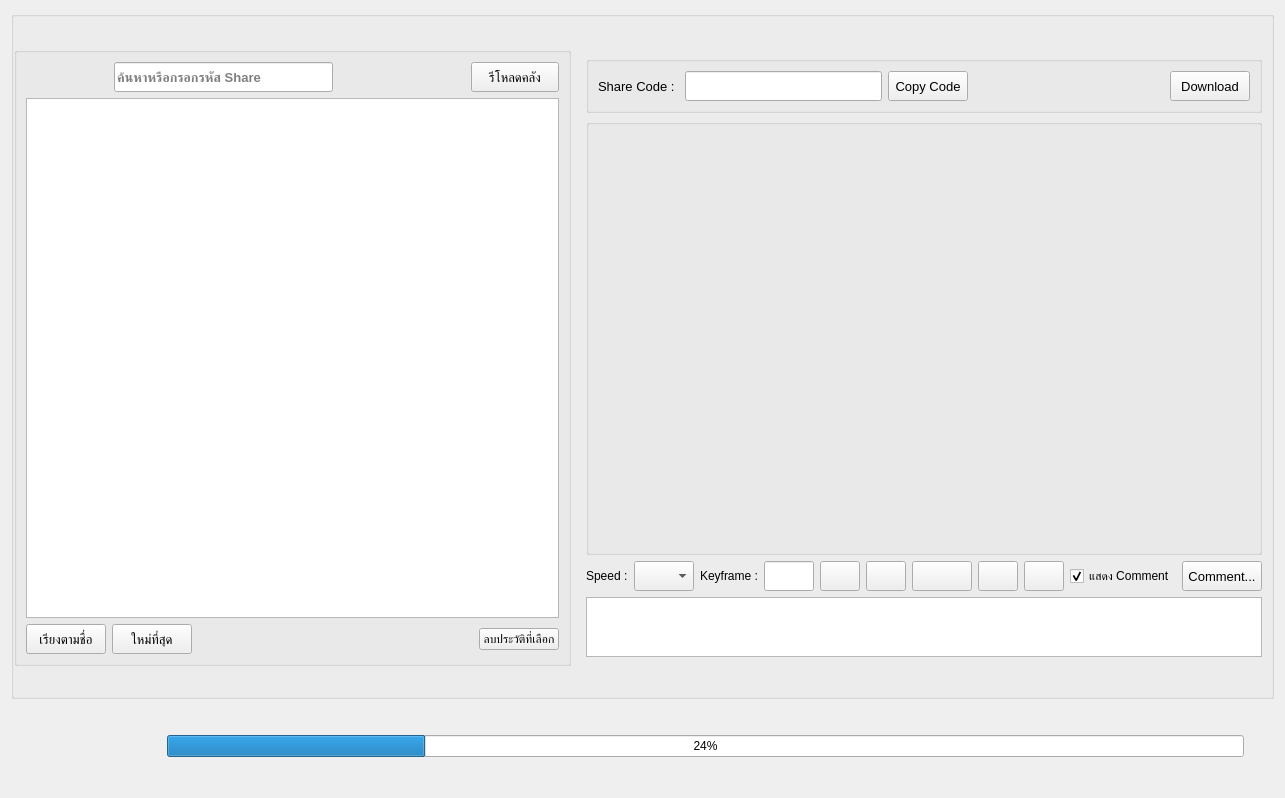
<?xml version="1.0" encoding="UTF-8"?>
<ui version="4.0">
 <class>Form</class>
 <widget class="QWidget" name="Form">
  <property name="geometry">
   <rect>
    <x>0</x>
    <y>0</y>
    <width>1285</width>
    <height>798</height>
   </rect>
  </property>
  <property name="windowTitle">
   <string>Form</string>
  </property>
  <layout class="QGridLayout" name="gridLayout_9" rowstretch="10,0">
   <item row="0" column="0">
    <widget class="QGroupBox" name="groupBox_3">
     <property name="title">
      <string/>
     </property>
     <layout class="QGridLayout" name="gridLayout_5" columnstretch="2,2">
      <property name="leftMargin">
       <number>0</number>
      </property>
      <property name="topMargin">
       <number>30</number>
      </property>
      <property name="rightMargin">
       <number>0</number>
      </property>
      <property name="bottomMargin">
       <number>30</number>
      </property>
      <item row="0" column="1">
       <widget class="QWidget" name="widget_3" native="true">
        <layout class="QGridLayout" name="gridLayout_2">
         <item row="2" column="0">
          <widget class="QPlainTextEdit" name="plainTextEdit_comment">
           <property name="maximumSize">
            <size>
             <width>16777215</width>
             <height>60</height>
            </size>
           </property>
           <property name="readOnly">
            <bool>true</bool>
           </property>
          </widget>
         </item>
         <item row="0" column="0">
          <widget class="QGroupBox" name="groupBox_5">
           <property name="title">
            <string/>
           </property>
           <property name="alignment">
            <set>Qt::AlignRight|Qt::AlignTrailing|Qt::AlignVCenter</set>
           </property>
           <layout class="QGridLayout" name="gridLayout_7" columnstretch="0,0,0,0,0,0,0,0">
            <item row="0" column="7">
             <widget class="QPushButton" name="pushButton_get_video">
              <property name="minimumSize">
               <size>
                <width>0</width>
                <height>30</height>
               </size>
              </property>
              <property name="font">
               <font>
                <pointsize>10</pointsize>
               </font>
              </property>
              <property name="text">
               <string>Download</string>
              </property>
             </widget>
            </item>
            <item row="0" column="3">
             <spacer name="horizontalSpacer_8">
              <property name="orientation">
               <enum>Qt::Horizontal</enum>
              </property>
              <property name="sizeHint" stdset="0">
               <size>
                <width>40</width>
                <height>20</height>
               </size>
              </property>
             </spacer>
            </item>
            <item row="0" column="2">
             <widget class="QPushButton" name="pushButton_copy_clipboard">
              <property name="minimumSize">
               <size>
                <width>0</width>
                <height>30</height>
               </size>
              </property>
              <property name="font">
               <font>
                <pointsize>10</pointsize>
               </font>
              </property>
              <property name="text">
               <string>Copy Code</string>
              </property>
             </widget>
            </item>
            <item row="0" column="1">
             <widget class="QLineEdit" name="lineEdit_copy_code">
              <property name="minimumSize">
               <size>
                <width>0</width>
                <height>30</height>
               </size>
              </property>
              <property name="font">
               <font>
                <pointsize>10</pointsize>
                <weight>75</weight>
                <bold>true</bold>
               </font>
              </property>
              <property name="readOnly">
               <bool>true</bool>
              </property>
             </widget>
            </item>
            <item row="0" column="0">
             <widget class="QLabel" name="label_2">
              <property name="font">
               <font>
                <pointsize>10</pointsize>
               </font>
              </property>
              <property name="text">
               <string>Share Code : </string>
              </property>
             </widget>
            </item>
           </layout>
          </widget>
         </item>
         <item row="1" column="0">
          <layout class="QVBoxLayout" name="verticalLayout_3">
           <item>
            <layout class="QVBoxLayout" name="verticalLayout_2" stretch="10,0">
             <item>
              <widget class="QGroupBox" name="groupBox_playblast_viewer">
               <property name="title">
                <string/>
               </property>
              </widget>
             </item>
             <item>
              <layout class="QHBoxLayout" name="horizontalLayout_6">
               <item>
                <widget class="QLabel" name="label_4">
                 <property name="text">
                  <string>Speed :</string>
                 </property>
                </widget>
               </item>
               <item>
                <widget class="QComboBox" name="comboBox_speed">
                 <property name="minimumSize">
                  <size>
                   <width>60</width>
                   <height>30</height>
                  </size>
                 </property>
                </widget>
               </item>
               <item>
                <widget class="QLabel" name="label_5">
                 <property name="text">
                  <string>Keyframe :</string>
                 </property>
                </widget>
               </item>
               <item>
                <widget class="QLineEdit" name="lineEdit_keyframe">
                 <property name="minimumSize">
                  <size>
                   <width>50</width>
                   <height>30</height>
                  </size>
                 </property>
                 <property name="maximumSize">
                  <size>
                   <width>50</width>
                   <height>16777215</height>
                  </size>
                 </property>
                </widget>
               </item>
               <item>
                <spacer name="horizontalSpacer_4">
                 <property name="orientation">
                  <enum>Qt::Horizontal</enum>
                 </property>
                 <property name="sizeHint" stdset="0">
                  <size>
                   <width>40</width>
                   <height>20</height>
                  </size>
                 </property>
                </spacer>
               </item>
               <item>
                <widget class="QPushButton" name="pushButton_previous_comment">
                 <property name="minimumSize">
                  <size>
                   <width>40</width>
                   <height>30</height>
                  </size>
                 </property>
                 <property name="text">
                  <string/>
                 </property>
                </widget>
               </item>
               <item>
                <widget class="QPushButton" name="pushButton_previous_frame">
                 <property name="minimumSize">
                  <size>
                   <width>40</width>
                   <height>30</height>
                  </size>
                 </property>
                 <property name="text">
                  <string/>
                 </property>
                </widget>
               </item>
               <item>
                <widget class="QPushButton" name="pushButton_play">
                 <property name="minimumSize">
                  <size>
                   <width>60</width>
                   <height>30</height>
                  </size>
                 </property>
                 <property name="text">
                  <string/>
                 </property>
                </widget>
               </item>
               <item>
                <widget class="QPushButton" name="pushButton_next_frame">
                 <property name="minimumSize">
                  <size>
                   <width>40</width>
                   <height>30</height>
                  </size>
                 </property>
                 <property name="text">
                  <string/>
                 </property>
                </widget>
               </item>
               <item>
                <widget class="QPushButton" name="pushButton_next_comment">
                 <property name="minimumSize">
                  <size>
                   <width>40</width>
                   <height>30</height>
                  </size>
                 </property>
                 <property name="text">
                  <string/>
                 </property>
                </widget>
               </item>
               <item>
                <widget class="QCheckBox" name="checkBox_display_comment_overlay">
                 <property name="text">
                  <string>แสดง Comment</string>
                 </property>
                 <property name="checked">
                  <bool>true</bool>
                 </property>
                </widget>
               </item>
               <item>
                <spacer name="horizontalSpacer_5">
                 <property name="orientation">
                  <enum>Qt::Horizontal</enum>
                 </property>
                 <property name="sizeHint" stdset="0">
                  <size>
                   <width>40</width>
                   <height>20</height>
                  </size>
                 </property>
                </spacer>
               </item>
               <item>
                <widget class="QPushButton" name="pushButton_comment">
                 <property name="minimumSize">
                  <size>
                   <width>0</width>
                   <height>30</height>
                  </size>
                 </property>
                 <property name="font">
                  <font>
                   <pointsize>10</pointsize>
                  </font>
                 </property>
                 <property name="text">
                  <string>Comment...</string>
                 </property>
                </widget>
               </item>
              </layout>
             </item>
            </layout>
           </item>
          </layout>
         </item>
        </layout>
       </widget>
      </item>
      <item row="0" column="0">
       <widget class="QGroupBox" name="groupBox_2">
        <property name="title">
         <string/>
        </property>
        <layout class="QGridLayout" name="gridLayout_3">
         <item row="4" column="0">
          <layout class="QHBoxLayout" name="horizontalLayout_3">
           <item>
            <widget class="QPushButton" name="pushButton_sort_ascending">
             <property name="minimumSize">
              <size>
               <width>0</width>
               <height>30</height>
              </size>
             </property>
             <property name="font">
              <font>
               <pointsize>10</pointsize>
              </font>
             </property>
             <property name="text">
              <string>เรียงตามชื่อ</string>
             </property>
            </widget>
           </item>
           <item>
            <widget class="QPushButton" name="pushButton_sort_newest">
             <property name="minimumSize">
              <size>
               <width>0</width>
               <height>30</height>
              </size>
             </property>
             <property name="font">
              <font>
               <pointsize>10</pointsize>
              </font>
             </property>
             <property name="text">
              <string>ใหม่ที่สุด</string>
             </property>
            </widget>
           </item>
           <item>
            <spacer name="horizontalSpacer">
             <property name="orientation">
              <enum>Qt::Horizontal</enum>
             </property>
             <property name="sizeHint" stdset="0">
              <size>
               <width>40</width>
               <height>20</height>
              </size>
             </property>
            </spacer>
           </item>
           <item>
            <widget class="QPushButton" name="pushButton_delete_playblast">
             <property name="text">
              <string>ลบประวัติที่เลือก</string>
             </property>
            </widget>
           </item>
          </layout>
         </item>
         <item row="3" column="0">
          <widget class="QTableWidget" name="tableWidget_playblast_library">
           <property name="font">
            <font>
             <pointsize>10</pointsize>
             <weight>75</weight>
             <bold>true</bold>
            </font>
           </property>
           <property name="showGrid">
            <bool>false</bool>
           </property>
           <attribute name="horizontalHeaderVisible">
            <bool>false</bool>
           </attribute>
           <attribute name="verticalHeaderVisible">
            <bool>false</bool>
           </attribute>
          </widget>
         </item>
         <item row="0" column="0">
          <layout class="QHBoxLayout" name="horizontalLayout_2" stretch="2,5,3,2">
           <item>
            <spacer name="horizontalSpacer_2">
             <property name="orientation">
              <enum>Qt::Horizontal</enum>
             </property>
             <property name="sizeHint" stdset="0">
              <size>
               <width>40</width>
               <height>20</height>
              </size>
             </property>
            </spacer>
           </item>
           <item>
            <widget class="QLineEdit" name="lineEdit_search_bar">
             <property name="minimumSize">
              <size>
               <width>0</width>
               <height>30</height>
              </size>
             </property>
             <property name="font">
              <font>
               <pointsize>10</pointsize>
               <weight>75</weight>
               <bold>true</bold>
              </font>
             </property>
             <property name="placeholderText">
              <string>ค้นหาหรือกรอกรหัส Share</string>
             </property>
             <property name="clearButtonEnabled">
              <bool>true</bool>
             </property>
            </widget>
           </item>
           <item>
            <spacer name="horizontalSpacer_6">
             <property name="orientation">
              <enum>Qt::Horizontal</enum>
             </property>
             <property name="sizeHint" stdset="0">
              <size>
               <width>40</width>
               <height>20</height>
              </size>
             </property>
            </spacer>
           </item>
           <item>
            <widget class="QPushButton" name="pushButton_reload">
             <property name="minimumSize">
              <size>
               <width>0</width>
               <height>30</height>
              </size>
             </property>
             <property name="font">
              <font>
               <pointsize>10</pointsize>
              </font>
             </property>
             <property name="text">
              <string>รีโหลดคลัง</string>
             </property>
            </widget>
           </item>
          </layout>
         </item>
        </layout>
       </widget>
      </item>
     </layout>
    </widget>
   </item>
   <item row="1" column="0">
    <widget class="QWidget" name="widget_status_loading" native="true">
     <property name="minimumSize">
      <size>
       <width>300</width>
       <height>0</height>
      </size>
     </property>
     <layout class="QGridLayout" name="gridLayout_6" columnstretch="1,9">
      <property name="leftMargin">
       <number>30</number>
      </property>
      <property name="topMargin">
       <number>30</number>
      </property>
      <property name="rightMargin">
       <number>30</number>
      </property>
      <property name="bottomMargin">
       <number>30</number>
      </property>
      <item row="0" column="0">
       <widget class="QLabel" name="label_loading">
        <property name="font">
         <font>
          <pointsize>10</pointsize>
          <weight>75</weight>
          <bold>true</bold>
         </font>
        </property>
        <property name="text">
         <string/>
        </property>
       </widget>
      </item>
      <item row="0" column="1">
       <widget class="QProgressBar" name="progressBar">
        <property name="value">
         <number>24</number>
        </property>
       </widget>
      </item>
     </layout>
    </widget>
   </item>
  </layout>
 </widget>
 <resources/>
 <connections/>
</ui>
